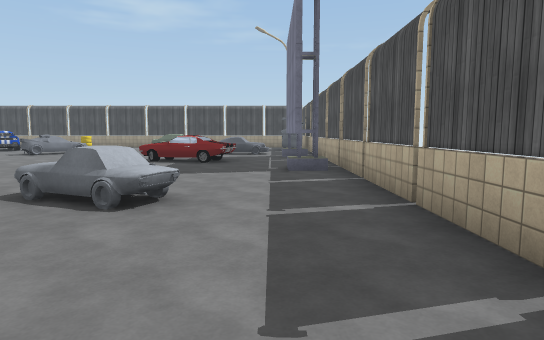
view 1 (above)

17 first-person views from a walk through a scene from a Unity 3-D project. The camera is 1.5 m above the floor, tilts 6° down and sees 75° across. The floor is counted in squares, 2 m on a side. Each view is taken from the middle of a square. On the plan, view 1 faces up. The plan holds only what a view shows up to about 11 squares ahead; the rest is blank. Some surface patterns are stand-ins.

view 2
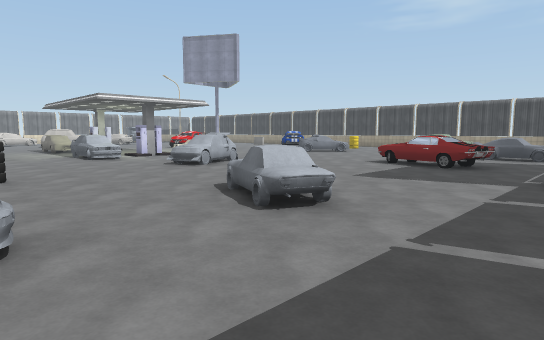

view 3
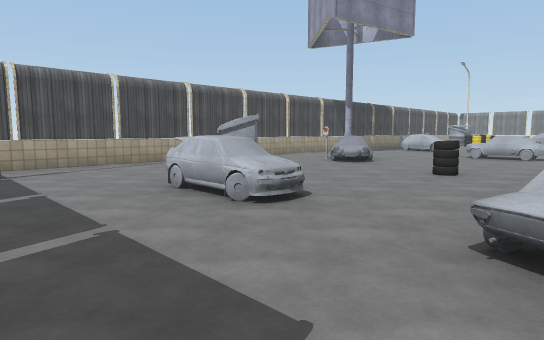

view 4
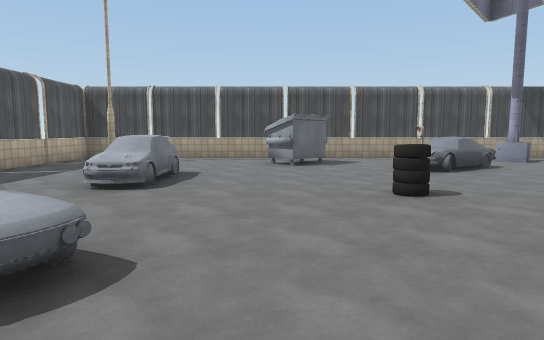

view 5
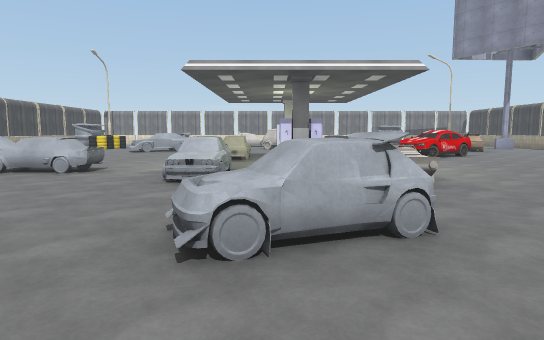

view 6
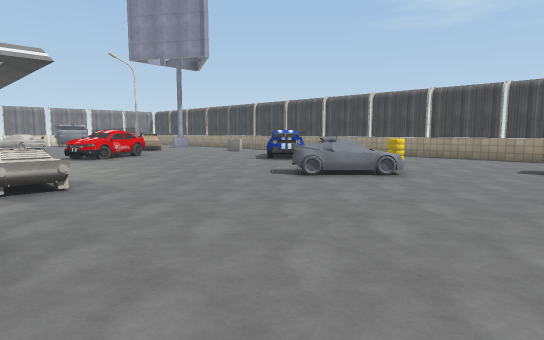

view 7
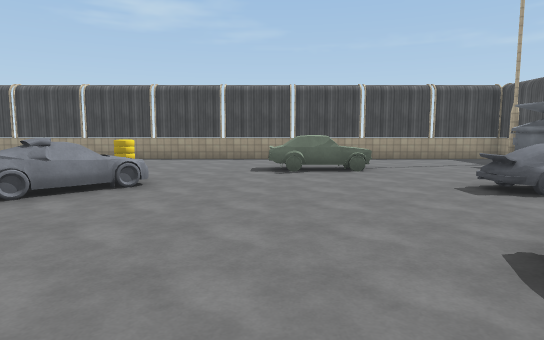

view 8
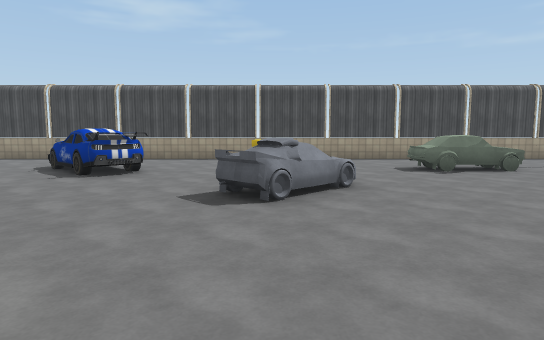

view 9
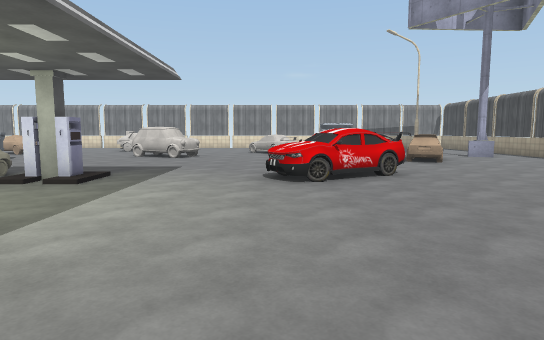

view 10
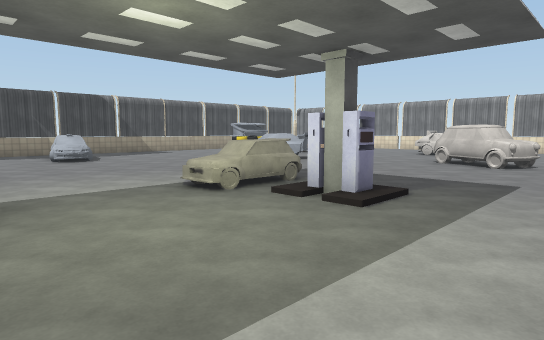

view 11
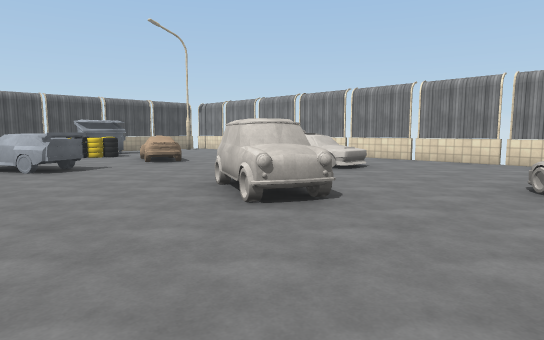

view 12
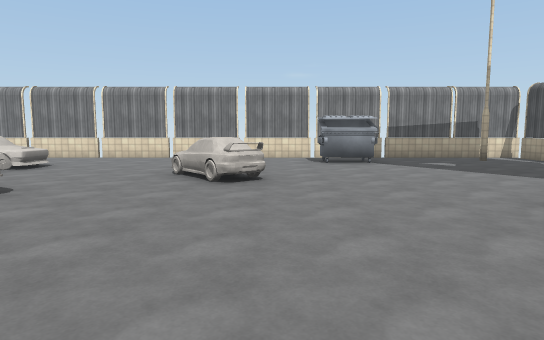

view 13
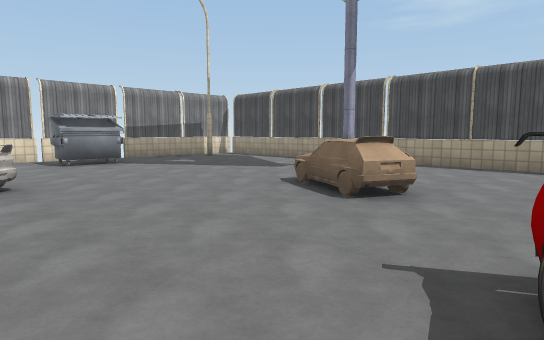

view 14
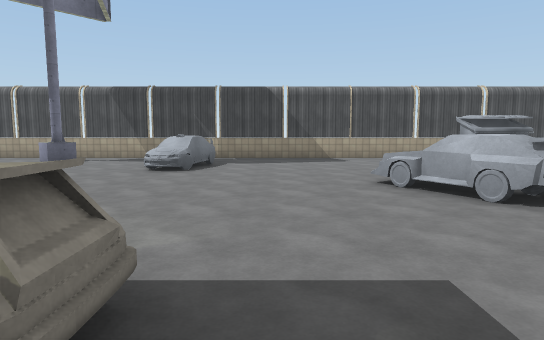

view 15
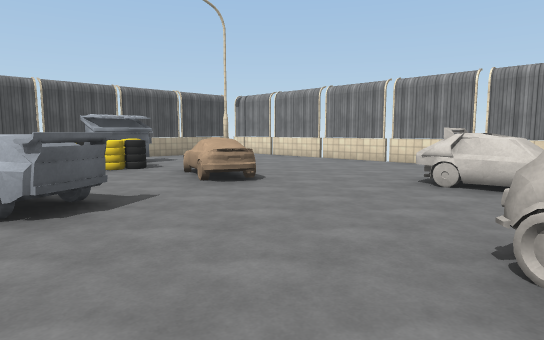

view 16
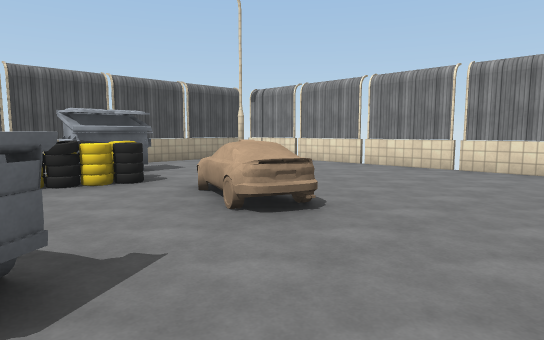

view 17
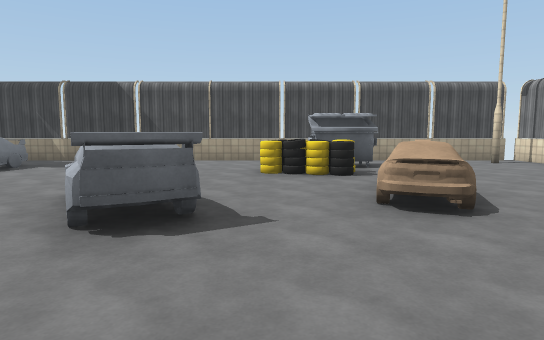

### Floor plan
Points are (right, up) in squares from view 1. A wall is a line through its corners. A room is listed if a view was taken in it or the views show most of it. See-through windows are left out.
Room 1 (views 1, 2, 3, 4, 5, 6, 7, 8, 9, 10, 11, 12, 13, 14, 15, 16, 17)
walls: (-20.5, -4.6) (1.5, -4.6) (1.5, -1.1); (1, 7.2) (0.5, 7.2) (0.5, 11.1); (1, 7.5) (0.5, 7.5); (-26.6, 12.5) (-26.6, -4.8); (1.5, 1.9) (1.5, 11); (-25.4, 18.2) (-26.4, 18.2); (-26.4, -4.6) (-23.4, -4.6); (-26.6, 18.5) (-26.6, 14); (1.5, 17.7) (1.5, 18.2) (-23.4, 18.2)
low walls: (-10.9, -3.4) (-10.4, -2.9) (-9.8, -3.4); (-19.8, 16.8) (-20, 16.4)
objects: fence (-27, 3); fence (-27, 5); other object (-25, 13); other object (-24, 4) to (-23, 6); other object (-23, 10) to (-22, 11); other object (-22, -3) to (-21, -3); other object (-22, 0) to (-21, 1); tire (-21, -2) to (-20, -1); other object (-21, 6) to (-20, 7); other object (-19, 2); other object (-19, 14) to (-18, 15); other object (-16, 10) to (-15, 12); other object (-15, 5); pillar (-15, 7); other object (-14, -3) to (-14, -1); other object (-12, 14) to (-11, 16); other object (-11, 1) to (-11, 2); other object (-11, 5) to (-10, 5); pillar (-10, 7); other object (-10, 8) to (-9, 8); other object (-9, -2) to (-8, -1); other object (-8, 12) to (-7, 13); other object (-8, 16); other object (-7, 6) to (-6, 7); other object (-6, 2); other object (-5, -3) to (-4, -2); other object (-5, 15) to (-3, 15); other object (-3, 4) to (-1, 4); car (-3, 9) to (-1, 10); other object (-2, 0) to (-2, 1); other object (-1, 13); other object (1, 15) to (1, 16); fence (2, 3); fence (2, 5)

Where each view was taken, in squares from view 1:
view 1: 0 up, 0 right, facing up
view 2: 1 up, 1 right, facing up-left
view 3: 4 up, 1 right, facing down-left
view 4: 6 up, 4 left, facing down
view 5: 6 up, 4 left, facing left
view 6: 7 up, 4 left, facing up-left
view 7: 8 up, 5 left, facing up
view 8: 8 up, 8 left, facing up
view 9: 10 up, 9 left, facing left
view 10: 9 up, 11 left, facing down-left
view 11: 10 up, 17 left, facing down-left
view 12: 11 up, 16 left, facing left
view 13: 10 up, 16 left, facing up-left
view 14: 6 up, 16 left, facing down
view 15: 6 up, 18 left, facing down-left
view 16: 4 up, 19 left, facing down-left
view 17: 5 up, 20 left, facing down
